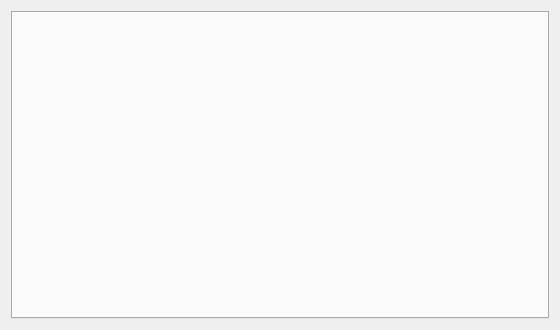
<?xml version="1.0" encoding="UTF-8"?>
<ui version="4.0">
 <class>LSettingsTabDialog</class>
 <widget class="QDialog" name="LSettingsTabDialog">
  <property name="geometry">
   <rect>
    <x>0</x>
    <y>0</y>
    <width>560</width>
    <height>330</height>
   </rect>
  </property>
  <property name="windowTitle">
   <string>Settings Tab Widget</string>
  </property>
  <layout class="QVBoxLayout" name="verticalLayout">
   <item>
    <widget class="QTabWidget" name="tabWidget"/>
   </item>
  </layout>
 </widget>
 <resources/>
 <connections/>
</ui>
